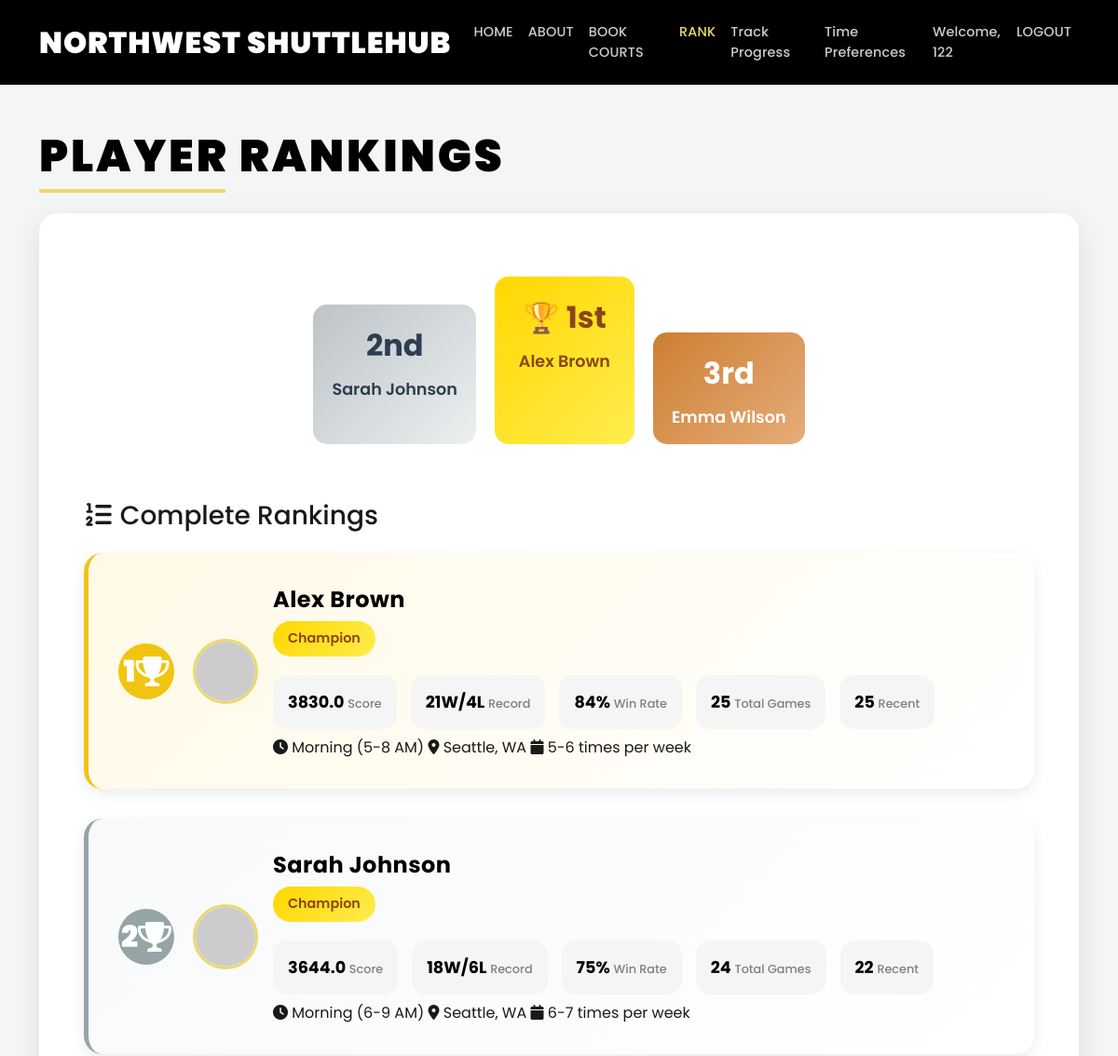
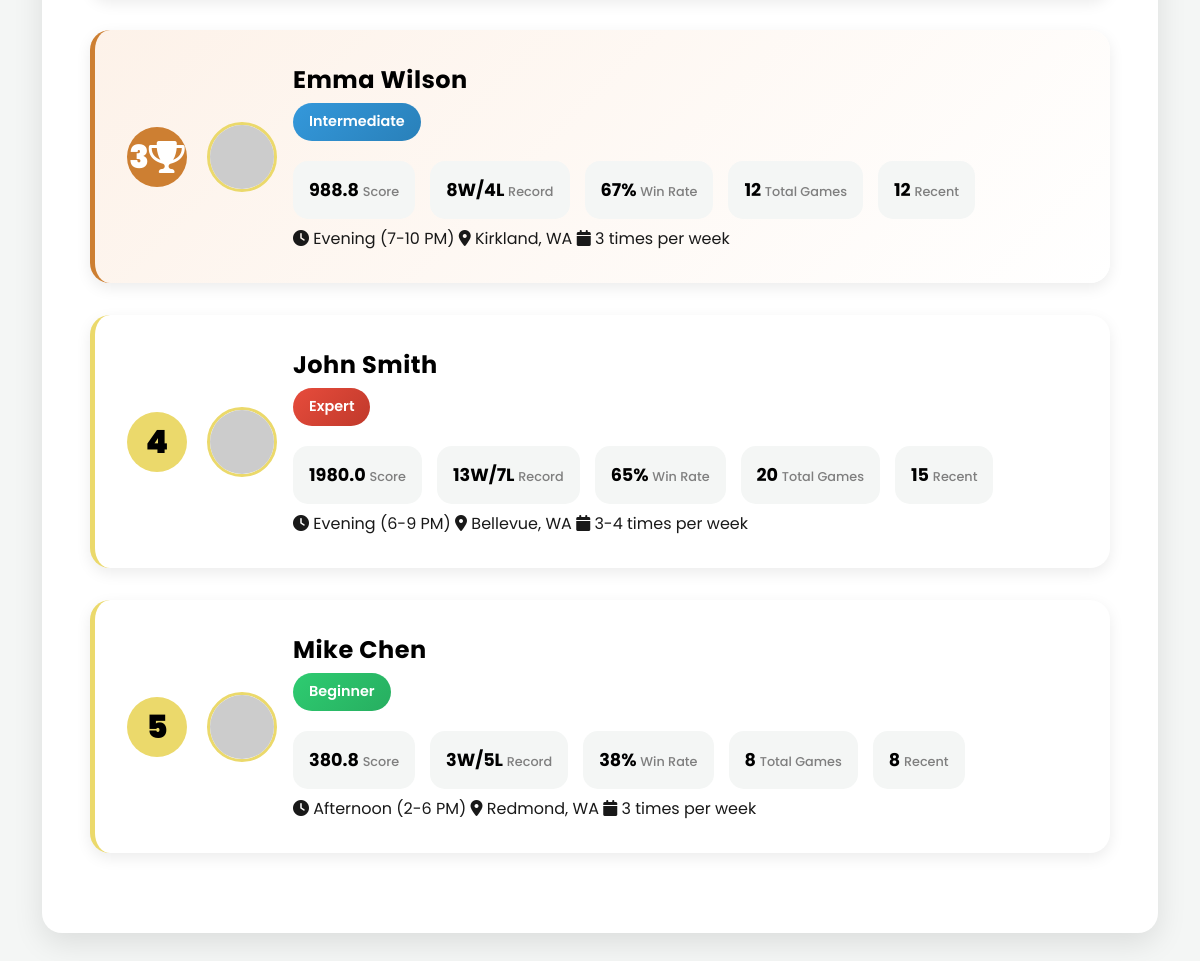
Page /rank (signed in) on the committed database (2 pictures, top to bottom).
### tables this page shows
CREATE TABLE users (
                id INTEGER PRIMARY KEY AUTOINCREMENT,
                username TEXT UNIQUE NOT NULL,
                email TEXT UNIQUE NOT NULL,
                password_hash TEXT NOT NULL,
                level TEXT NOT NULL,
                created_at TIMESTAMP DEFAULT CURRENT_TIMESTAMP
            );

CREATE TABLE players (
                id INTEGER PRIMARY KEY AUTOINCREMENT,
                name TEXT NOT NULL,
                level TEXT NOT NULL,
                win_rate REAL DEFAULT 0,
                recent_matches INTEGER DEFAULT 0
            , gender TEXT DEFAULT "Not specified", age INTEGER DEFAULT 25, bio TEXT DEFAULT "", photo_url TEXT DEFAULT "", total_wins INTEGER DEFAULT 0, total_losses INTEGER DEFAULT 0, favorite_shot TEXT DEFAULT "", playing_style TEXT DEFAULT "", years_playing INTEGER DEFAULT 1, achievements TEXT DEFAULT "", preferred_time TEXT DEFAULT "", location TEXT DEFAULT "", languages TEXT DEFAULT "", equipment_brand TEXT DEFAULT "", training_schedule TEXT DEFAULT "", strongest_skill TEXT DEFAULT "", improvement_goal TEXT DEFAULT "", match_frequency TEXT DEFAULT "", coach_experience TEXT DEFAULT "", tournament_level TEXT DEFAULT "");

### app.py (the view)
@app.route('/rank')
def rank():
    db = get_db()
    players = db.execute('SELECT * FROM players ORDER BY win_rate DESC, total_wins DESC').fetchall()
    ranked_players = []
    for i, player in enumerate(players):
        total_matches = player['total_wins'] + player['total_losses']
        win_rate = player['win_rate']
        activity_score = 0
        if player['recent_matches']:
            activity_score += player['recent_matches'] * 2
        frequency_multiplier = 1.0
        if player['match_frequency']:
            freq = player['match_frequency'].lower()
            if '6-7' in freq or 'daily' in freq:
                frequency_multiplier = 2.0
            elif '5-6' in freq:
                frequency_multiplier = 1.8
            elif '4' in freq:
                frequency_multiplier = 1.5
            elif '3' in freq:
                frequency_multiplier = 1.2
            elif '2' in freq:
                frequency_multiplier = 1.0
        ranking_score = (win_rate * total_matches * frequency_multiplier) + activity_score
        if ranking_score >= 2000:
            tier = "Champion"
            tier_class = "champion"
        elif ranking_score >= 1500:
            tier = "Expert"
            tier_class = "expert"
        elif ranking_score >= 1000:
            tier = "Advanced"
            tier_class = "advanced"
        elif ranking_score >= 500:
            tier = "Intermediate"
            tier_class = "intermediate"
        else:
            tier = "Beginner"
            tier_class = "beginner"
        ranked_players.append({
            'rank': i + 1,
            'player': player,
            'total_matches': total_matches,
            'ranking_score': round(ranking_score, 1),
            'tier': tier,
            'tier_class': tier_class,
            'activity_score': round(activity_score, 1),
            'frequency_multiplier': frequency_multiplier
        })
    return render_template('rank.html', ranked_players=ranked_players)

### app.py (called while the page is built)
def get_db():
    db = getattr(g, '_database', None)
    if db is None:
        db = g._database = sqlite3.connect(DATABASE)
        db.row_factory = sqlite3.Row  # 让结果支持 dict-like 访问
    return db

@app.teardown_appcontext
def close_connection(exception):
    db = getattr(g, '_database', None)
    if db:
        db.close()

@app.before_request
def load_logged_in_user():
    user_id = session.get('user_id')
    if user_id is None:
        g.user = None
    else:
        g.user = get_db().execute(
            'SELECT * FROM users WHERE id = ?', (user_id,)
        ).fetchone()

### templates/rank.html (shortened to what this page needs)
<!DOCTYPE html>
<html lang="en">
<head>
    <link href="https://cdn.jsdelivr.net/npm/bootstrap@5.3.0/dist/css/bootstrap.min.css" rel="stylesheet">
    <link rel="stylesheet" href="https://cdnjs.cloudflare.com/ajax/libs/font-awesome/6.0.0/css/all.min.css">
</head>
<body>
    <nav class="navbar navbar-expand-lg navbar-dark">
        <div class="container">
            <a class="navbar-brand" href="{{ url_for('home') }}">NORTHWEST SHUTTLEHUB</a>
            <div class="collapse navbar-collapse" id="navbarNav">
                <ul class="navbar-nav me-auto">
                    <li class="nav-item">
                        <a class="nav-link" href="{{ url_for('home') }}">HOME</a>
                    </li>
                    <li class="nav-item">
                        <a class="nav-link" href="{{ url_for('about') }}">ABOUT</a>
                    </li>
                    <li class="nav-item">
                        <a class="nav-link" href="{{ url_for('book_courts') }}">BOOK COURTS</a>
                    </li>
                    <li class="nav-item">
                        <a class="nav-link active" href="{{ url_for('rank') }}">RANK</a>
                    </li>
                    <li class="nav-item">
                        <a class="nav-link" href="{{ url_for('track_progress') }}">Track Progress</a>
                    </li>
                    <li class="nav-item">
                        <a class="nav-link" href="{{ url_for('time_preferences') }}">Time Preferences</a>
                    </li>
                </ul>
                <ul class="navbar-nav">
                    {% if g.user %}
                    <li class="nav-item">
                        <span class="nav-link">Welcome, {{ g.user['username'] }}</span>
                    </li>
                    <li class="nav-item">
                        <a class="nav-link" href="{{ url_for('logout') }}">LOGOUT</a>
                    </li>
                    {% endif %}
                </ul>
            </div>
        </div>
    </nav>
    <div class="container mt-5">
        <h2 class="page-title">PLAYER RANKINGS</h2>
        <div class="rank-container">
            {% if ranked_players|length >= 3 %}
            <div class="podium">
                <div class="podium-place podium-second">
                    <div class="podium-rank">2nd</div>
                    <div class="podium-name">{{ ranked_players[1].player.name }}</div>
                </div>
                <div class="podium-place podium-first">
                    <div class="podium-rank">🏆 1st</div>
                    <div class="podium-name">{{ ranked_players[0].player.name }}</div>
                </div>
                <div class="podium-place podium-third">
                    <div class="podium-rank">3rd</div>
                    <div class="podium-name">{{ ranked_players[2].player.name }}</div>
                </div>
            </div>
            {% endif %}
            <h3 class="mb-4"><i class="fas fa-list-ol"></i> Complete Rankings</h3>
            {% for ranked_player in ranked_players %}
            <div class="player-rank-card rank-{{ ranked_player.rank }}">
                <div class="d-flex align-items-center">
                    <div class="rank-number">
                        {{ ranked_player.rank }}
                        {% if ranked_player.rank <= 3 %}
                        <i class="fas fa-trophy trophy-icon"></i>
                        {% endif %}
                    </div>
                    <img src="{{ ranked_player.player.photo_url if ranked_player.player.photo_url else 'https://ui-avatars.com/api/?name=' + ranked_player.player.name|urlencode + '&background=3498db&color=fff&size=70' }}"
                         alt="{{ ranked_player.player.name }}"
                         class="player-photo me-3"
                         onerror="this.src='https://ui-avatars.com/api/?name={{ ranked_player.player.name|urlencode }}&background=3498db&color=fff&size=70'">
                    <div class="player-info">
                        <div class="player-name">{{ ranked_player.player.name }}</div>
                        <div>
                            <span class="player-level tier-{{ ranked_player.tier_class }}">{{ ranked_player.tier }}</span>
                        </div>
                        <div class="stats-row">
                            <div class="stat-item">
                                <span class="stat-value">{{ ranked_player.ranking_score }}</span>
                                <span class="stat-label">Score</span>
                            </div>
                            <div class="stat-item">
                                <span class="stat-value">{{ ranked_player.player.total_wins }}W/{{ ranked_player.player.total_losses }}L</span>
                                <span class="stat-label">Record</span>
                            </div>
                            <div class="stat-item">
                                <span class="stat-value">{{ ranked_player.player.win_rate|round(0)|int }}%</span>
                                <span class="stat-label">Win Rate</span>
                            </div>
                            <div class="stat-item">
                                <span class="stat-value">{{ ranked_player.total_matches }}</span>
                                <span class="stat-label">Total Games</span>
                            </div>
                            <div class="stat-item">
                                <span class="stat-value">{{ ranked_player.player.recent_matches }}</span>
                                <span class="stat-label">Recent</span>
                            </div>
                        </div>
                        <div class="mt-2">
                            {% if ranked_player.player.preferred_time %}
                            <span class="info-badge"><i class="fas fa-clock"></i> {{ ranked_player.player.preferred_time }}</span>
                            {% endif %}
                            {% if ranked_player.player.location %}
                            <span class="info-badge"><i class="fas fa-map-marker-alt"></i> {{ ranked_player.player.location }}</span>
                            {% endif %}
                            {% if ranked_player.player.match_frequency %}
                            <span class="info-badge"><i class="fas fa-calendar"></i> {{ ranked_player.player.match_frequency }}</span>
                            {% endif %}
                        </div>
                    </div>
                </div>
            </div>
            {% endfor %}
        </div>
    </div>
</body>
</html>

### templates/rank.html (style rules this page uses)
:root { --primary-color: #EBD96B; --secondary-color: #000000; --light-bg: #FFFFFF; --dark-text: #191919; --gray-text: #7F7F7F; --light-gray: #F4F6F5; --gold: #f1c40f; --silver: #95a5a6; --bronze: #cd7f32; --champion: linear-gradient(135deg, #ffd700, #ffed4e); --expert: linear-gradient(135deg, #e74c3c, #c0392b); --advanced: linear-gradient(135deg, #9b59b6, #8e44ad); --intermediate: linear-gradient(135deg, #3498db, #2980b9); --beginner: linear-gradient(135deg, #2ecc71, #27ae60); }
body { font-family: 'Poppins', sans-serif; background-color: var(--light-gray); color: var(--dark-text); }
.navbar { background-color: var(--secondary-color); padding: 1rem 0; }
.navbar-brand { color: var(--light-bg) !important; font-size: 2rem; font-weight: 900; letter-spacing: 0.03em; }
.nav-link { color: rgba(255, 255, 255, 0.8) !important; transition: color 0.3s ease; font-weight: 500; font-size: 0.9rem; letter-spacing: 0.01em; }
.nav-link.active { color: var(--primary-color) !important; }
.rank-container { background: var(--light-bg); padding: 3rem; border-radius: 20px; box-shadow: 0 10px 30px rgba(0,0,0,0.1); margin-bottom: 3rem; }
.player-rank-card { background: var(--light-bg); border-radius: 20px; padding: 2rem; margin-bottom: 2rem; box-shadow: 0 5px 15px rgba(0,0,0,0.08); transition: transform 0.3s ease, box-shadow 0.3s ease; border-left: 5px solid var(--primary-color); }
.player-rank-card.rank-1 { border-left-color: var(--gold); background: linear-gradient(135deg, #fff9e6, #ffffff); }
.player-rank-card.rank-2 { border-left-color: var(--silver); background: linear-gradient(135deg, #f8f9fa, #ffffff); }
.player-rank-card.rank-3 { border-left-color: var(--bronze); background: linear-gradient(135deg, #fdf2e9, #ffffff); }
.rank-number { font-size: 2rem; font-weight: 900; color: var(--secondary-color); display: flex; align-items: center; justify-content: center; width: 60px; height: 60px; border-radius: 50%; background: var(--primary-color); margin-right: 20px; }
.rank-1 .rank-number { background: var(--gold); color: white; }
.rank-2 .rank-number { background: var(--silver); color: white; }
.rank-3 .rank-number { background: var(--bronze); color: white; }
.player-photo { width: 70px; height: 70px; border-radius: 50%; object-fit: cover; border: 3px solid var(--primary-color); }
.player-info { flex-grow: 1; }
.player-name { font-size: 1.5rem; font-weight: 700; color: var(--secondary-color); margin-bottom: 5px; letter-spacing: 0.02em; }
.player-level { display: inline-block; padding: 0.5rem 1rem; border-radius: 20px; font-size: 0.9rem; font-weight: 600; margin-bottom: 10px; }
.tier-champion { background: var(--champion); color: #8b4513; }
.tier-expert { background: var(--expert); color: white; }
.tier-intermediate { background: var(--intermediate); color: white; }
.tier-beginner { background: var(--beginner); color: white; }
.stats-row { display: flex; gap: 15px; margin-top: 10px; }
.stat-item { background: var(--light-gray); padding: 1rem; border-radius: 15px; text-align: center; font-size: 0.9rem; font-weight: 500; }
.stat-value { font-weight: 700; color: var(--secondary-color); font-size: 1.1rem; }
.stat-label { color: var(--gray-text); font-size: 0.8rem; margin-top: 0.25rem; }
.page-title { font-weight: 900; font-size: 3rem; color: var(--secondary-color); letter-spacing: 0.06em; margin-bottom: 2rem; position: relative; }
.page-title::after { content: ''; position: absolute; bottom: -10px; left: 0; width: 200px; height: 4px; background: var(--primary-color); }
.podium { display: flex; justify-content: center; align-items: end; gap: 20px; margin-bottom: 40px; padding: 20px; }
.podium-place { text-align: center; padding: 20px; border-radius: 15px; min-width: 150px; }
.podium-first { background: var(--champion); color: #8b4513; height: 180px; order: 2; }
.podium-second { background: linear-gradient(135deg, #bdc3c7, #ecf0f1); color: #2c3e50; height: 150px; order: 1; }
.podium-third { background: linear-gradient(135deg, #cd7f32, #e6ac7a); color: white; height: 120px; order: 3; }
.podium-rank { font-size: 2rem; font-weight: bold; margin-bottom: 10px; }
.podium-name { font-size: 1.1rem; font-weight: 600; margin-bottom: 5px; }

### rows in the picture
users: user.username "122"
players: name "Sarah Johnson", player.name "Sarah Johnson", player.total_wins "18", player.total_losses "6", player.win_rate "75", player.recent_matches "22", player.preferred_time "Morning (6-9 AM)", player.location "Seattle, WA", player.match_frequency "6-7 times per week"
players: name "Alex Brown", player.name "Alex Brown", player.total_wins "21", player.total_losses "4", player.win_rate "84", player.recent_matches "25", player.preferred_time "Morning (5-8 AM)", player.location "Seattle, WA", player.match_frequency "5-6 times per week"
players: name "Emma Wilson", player.name "Emma Wilson", player.total_wins "8", player.total_losses "4", player.win_rate "67", player.recent_matches "12", player.preferred_time "Evening (7-10 PM)", player.location "Kirkland, WA", player.match_frequency "3 times per week"
players: player.name "John Smith", player.total_wins "13", player.total_losses "7", player.win_rate "65", player.recent_matches "15", player.preferred_time "Evening (6-9 PM)", player.location "Bellevue, WA", player.match_frequency "3-4 times per week"
players: rank "5", player.name "Mike Chen", tier "Beginner", ranking_score "380.8", player.total_wins "3", player.total_losses "5", player.win_rate "38", total_matches "8", player.recent_matches "8", player.preferred_time "Afternoon (2-6 PM)", player.location "Redmond, WA", player.match_frequency "3 times per week"

### other values in the picture
{{ ranked_player.rank }} "1" "2" "3" "4"
{{ ranked_player.tier }} "Champion" "Champion" "Intermediate" "Expert"
{{ ranked_player.ranking_score }} "3830.0" "3644.0" "988.8" "1980.0"
{{ ranked_player.total_matches }} "25" "24" "12" "20"
